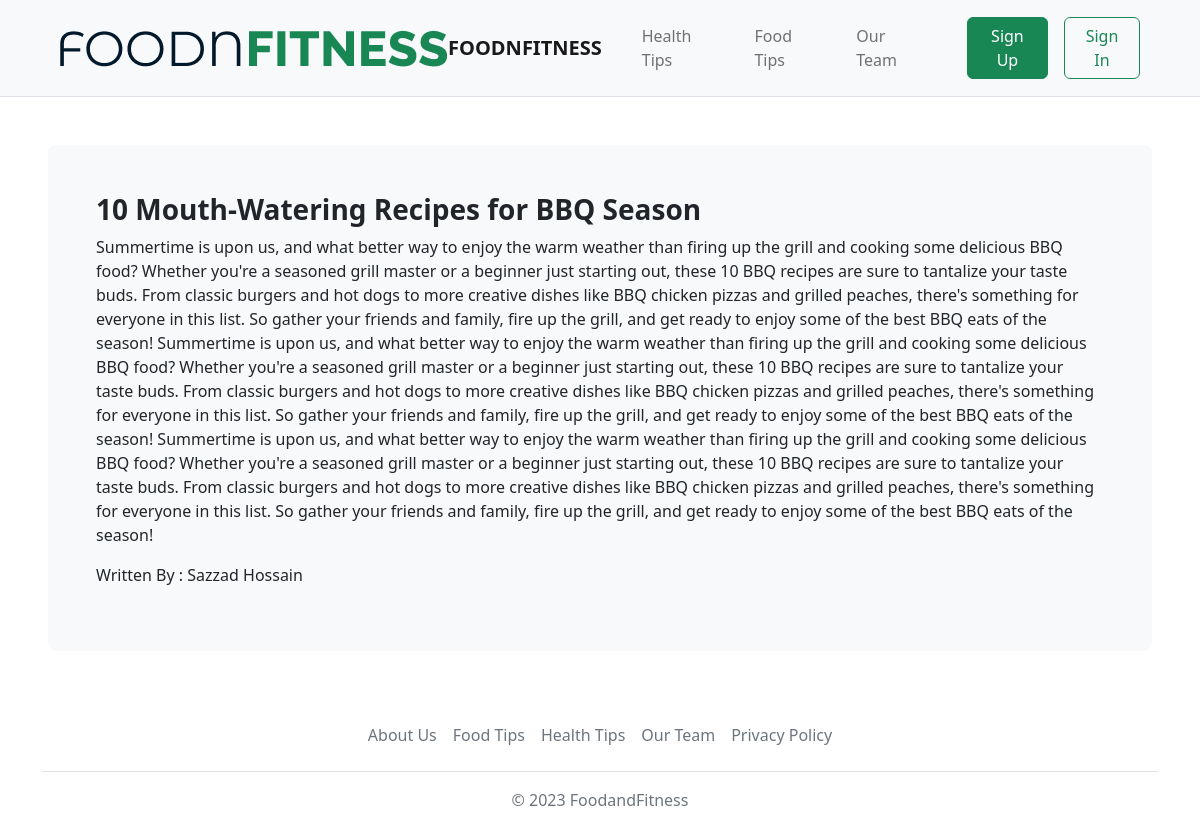
The page /fullfoodblog/10_mouth_watering_recipes_for_bbq_seasson/ on the database its author committed.
### home/models.py (models this page shows)
class FoodBlog(models.Model):
    title=models.CharField(max_length=250)
    description=models.TextField()
    writter=models.CharField(max_length=100)
    slug = models.SlugField(unique=True,null=True)

### home/views.py (the view)
# urls.py: path('fullfoodblog/<slug:slug>/', views.fullfoodblog, name='fullfoodblog'),
def fullfoodblog(request,slug):
    blog=FoodBlog.objects.get(slug=slug)
    return render(request, 'fullblog.html', {'blog': blog,})

### templates/fullblog.html (shortened to what this page needs)
<!doctype html>
<html lang="en">
<head>
  <link href="https://cdn.jsdelivr.net/npm/bootstrap@5.2.1/dist/css/bootstrap.min.css" rel="stylesheet"
>
</head>
<body>
    <header class="bg-light border-bottom">
        <nav class="navbar navbar-expand-lg bg-body-tertiary mx-5">
            <div class="container-fluid my-2">
                <img src="../static/img/FOODNFITNESS.png" alt="" srcset="">
                <a href="{% url 'home' %}" class="brand navbar-brand fw-bold">FOODNFITNESS</a>
              <div class="collapse navbar-collapse" id="navbarSupportedContent">
                <ul class="navbar-nav me-auto mb-2 mb-lg-0">
                  <li class="nav-item">
                    <a class="nav-link mx-3" aria-current="page" href="{% url 'healthblog' %}">Health Tips</a>
                  </li>
                  <li class="nav-item">
                    <a class="nav-link" href="{% url 'foodblog' %}">Food Tips</a>
                  </li>
                  <li class="nav-item">
                    <a class="nav-link mx-3" href="{% url 'ourteam' %}">Our Team</a>
                  </li>
                </ul>
                {% if user.is_authenticated %}
                <a href="{% url 'profile' %}"><button class="btn btn-outline-success">{{ user.username }}</button></a>
                {% else %}
                <a href="{% url 'signup' %}"><button class="btn btn-success mx-3" action="{% url 'signin' %}">Sign Up</button></a>
                <a href="{% url 'signin' %}"><button class="btn btn-outline-success">Sign In</button></a>
                {% endif %}
              </div>
            </div>
          </nav>
  </header>
  <main>
    <div class="m-5 p-5 bg-light rounded-3">
        <h3 class="fw-bold">{{ blog.title }}</h3>
        <p>{{ blog.description }}</p>
        <p>Written By : {{blog.writter}}</p>
    </div>
  </main>
  <footer>
    {% include 'footer.html' %}
  </footer>
</body>
</html>

### rows shown on the page
FoodBlog: title "10 Mouth-Watering Recipes for BBQ Season", description "Summertime is upon us, and what better way to enjoy the warm weather than firing up the grill and cooking some delicious BBQ food? Whether you're a seasoned grill master or a beginner just starting out, these 10 BBQ recipes are sure to tantalize your taste buds. From classic burgers and hot dogs to more creative dishes like BBQ chicken pizzas and grilled peaches, there's something for everyone in this list. So gather your friends and family, fire up the grill, and get ready to enjoy some of the best BBQ eats of the season! Summertime is upon us, and what better way to enjoy the warm weather than firing up the grill and cooking some delicious BBQ food? Whether you're a seasoned grill master…", writter "Sazzad Hossain"
